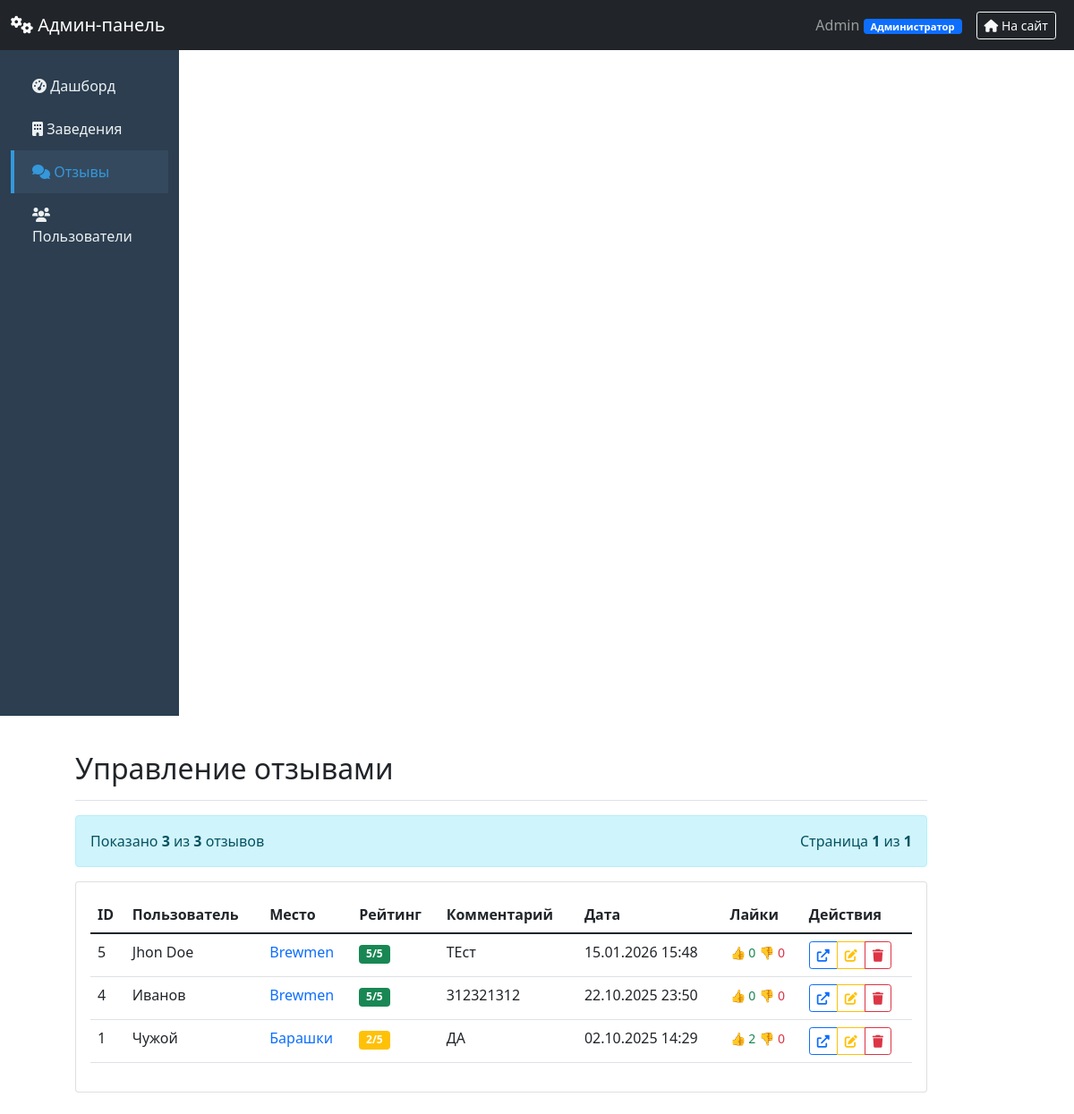
Screenshot of /admin/reviews (signed in) with the database file from the repository.
### main.py (models this page shows, shortened)
class User(db.Model):
    id = db.Column(db.Integer, primary_key=True)
    username = db.Column(db.String(150), nullable=False, unique=True)
    password = db.Column(db.String(150), nullable=False)
    role = db.Column(db.String(50), default='trainee')  # trainee, moderator, editor, admin
    created_at = db.Column(db.DateTime, default=datetime.utcnow)
    last_login = db.Column(db.DateTime)
    @property
    def role_display(self):
        return get_role_display_name(self.role)

class Review(db.Model):
    id = db.Column(db.Integer, primary_key=True)
    restaurant_id = db.Column(db.String(50), nullable=False)
    username = db.Column(db.String(100), nullable=False)
    rating = db.Column(db.Integer, nullable=False)
    comment = db.Column(db.Text)
    created_at = db.Column(db.DateTime, default=get_moscow_time)
    updated_at = db.Column(db.DateTime)  # Добавляем поле для времени редактирования
    likes = db.Column(db.Integer, default=0)
    dislikes = db.Column(db.Integer, default=0)
    user_token = db.Column(db.String(255))  # Для анонимных пользователей
    device_fingerprint = db.Column(db.String(255))  # Добавляем это поле
    user_ratings = db.Column(db.JSON, default=dict)

class Place(db.Model):
    __tablename__ = 'place'
    id = db.Column(db.Integer, primary_key=True)
    title = db.Column(db.String(100), nullable=True)
    slug = db.Column(db.String(100), unique=True, nullable=True)  # Для английских URL
    description = db.Column(db.Text, nullable=True)
    tags = db.Column(db.Text, nullable=True)
    telephone = db.Column(db.String(20), nullable=True)
    address = db.Column(db.String(200), nullable=True)
    image_path = db.Column(db.String(200), nullable=True)
    additional_images = db.Column(db.JSON, default=list)
    category = db.Column(db.String(50), nullable=False, default='Restaurant')
    category_en = db.Column(db.String(50), nullable=False, default='Restaurant')
    latitude = db.Column(db.Float)  # широта для карт
    longitude = db.Column(db.Float)  # долгота для карт
    working_hours = db.Column(db.JSON)  # {"пн-пт": "10:00-22:00", "сб-вс": "11:00-23:00"}
    menu_pdf_path = db.Column(db.String(255))  # Пдф файлы
    CATEGORY_MAPPING = {
        'Ресторан': 'Restaurant',
        'Кафе': 'Cafe',
        'Магазин': 'Shop',
        'Музей': 'Museum',
        'Театр': 'Theatre',
        'Библиотека': 'Library',
        'Парк': 'Park',
        'Кинотеатр': 'Cinema',
        'Спортплощадка': 'Sports',
        'Церковь': 'Church',
        'Гостиница': 'Hotel',
        'Иконка': 'Icon'
    }

### main.py (the view)
@app.route('/admin/reviews')
@admin_required
def admin_reviews_page():
    user = User.query.filter_by(username=session['username']).first()
    if user.role == 'trainee':
        return render_template('Error.html', error_code=403, error_message="Доступ запрещён"), 403
    page = request.args.get('page', 1, type=int)
    per_page = 20
    reviews_pagination = Review.query.order_by(Review.created_at.desc()).paginate(
        page=page,
        per_page=per_page,
        error_out=False
    )
    reviews_with_places = []
    for review in reviews_pagination.items:
        place = None
        if review.restaurant_id.isdigit():
            place = Place.query.get(int(review.restaurant_id))
        else:
            place = Place.query.filter_by(slug=review.restaurant_id).first()
        reviews_with_places.append({
            'review': review,
            'place_title': place.title if place else review.restaurant_id,
            'place_url': url_for('place_page_by_slug', category_en=place.category_en,
                                 slug=place.slug) if place and place.slug else url_for('restaurant_page',
                                                                                       id=place.id) if place else '#'
        })
    return render_template('admin_reviews.html',
                           current_user=user,
                           reviews_data=reviews_with_places,
                           pagination=reviews_pagination)

### main.py (called while the page is built)
def get_role_display_name(role):
    return ROLE_PERMISSIONS.get(role, {}).get('name', role)

def admin_required(f):
    @wraps(f)
    def decorated_function(*args, **kwargs):
        if 'username' not in session:
            flash('Требуется авторизация', 'error')
            return redirect(url_for('index'))
        user = User.query.filter_by(username=session['username']).first()
        from flask import g
        g.current_user = user
        return f(*args, **kwargs)
    return decorated_function

@app.context_processor
def utility_processor():
    def generate_category_en_for_template(category_name):
        """Генерация английского названия категории для шаблонов"""
        return generate_category_en(category_name)
    return {'generate_category_en_for_template': generate_category_en_for_template}

### templates/admin_reviews.html (shortened to what this page needs)
{% extends "base_admin.html" %}
{% block content %}
<div class="d-flex justify-content-between flex-wrap flex-md-nowrap align-items-center pt-3 pb-2 mb-3 border-bottom">
    <h1 class="h2">Управление отзывами</h1>
</div>
<div class="alert alert-info d-flex justify-content-between align-items-center">
    <span>
        Показано <strong>{{ reviews_data|length }}</strong> из <strong>{{ pagination.total }}</strong> отзывов
    </span>
    <span>
        Страница <strong>{{ pagination.page }}</strong> из <strong>{{ pagination.pages }}</strong>
    </span>
</div>
<div class="card">
    <div class="card-body">
        <div class="table-responsive">
            <table class="table table-hover">
                <thead>
                    <tr>
                        <th>ID</th>
                        <th>Пользователь</th>
                        <th>Место</th>
                        <th>Рейтинг</th>
                        <th>Комментарий</th>
                        <th>Дата</th>
                        <th>Лайки</th>
                        <th>Действия</th>
                    </tr>
                </thead>
                <tbody>
                    {% for item in reviews_data %}
                    {% set review = item.review %}
                    <tr>
                        <td>{{ review.id }}</td>
                        <td>{{ review.username }}</td>
                        <td>
                            <a href="{{ item.place_url }}" target="_blank" class="text-decoration-none">
                                {{ item.place_title }}
                            </a>
                        </td>
                        <td>
                            <span class="badge bg-{{ 'success' if review.rating >= 4 else 'warning' }} if review.rating == 3 else 'danger' }}">
                                {{ review.rating }}/5
                            </span>
                        </td>
                        <td>
                            {% if review.comment %}
                                {{ review.comment[:100] }}{% if review.comment|length > 100 %}...{% endif %}
                            {% else %}
                                <span class="text-muted">—</span>
                            {% endif %}
                        </td>
                        <td>{{ review.created_at.strftime('%d.%m.%Y %H:%M') }}</td>
                        <td>
                            <small class="text-success">👍 {{ review.likes or 0 }}</small>
                            <small class="text-danger">👎 {{ review.dislikes or 0 }}</small>
                        </td>
                        <td>
                            <div class="btn-group btn-group-sm">
                                <a href="{{ item.place_url }}#review-{{ review.id }}"
                                   class="btn btn-outline-primary"
                                   target="_blank"
                                   title="Перейти к отзыву">
                                    <i class="fas fa-external-link-alt"></i>
                                </a>
                                <button class="btn btn-outline-warning edit-review"
                                        data-review-id="{{ review.id }}"
                                        data-username="{{ review.username }}"
                                        data-rating="{{ review.rating }}"
                                        data-comment="{{ review.comment }}"
                                        title="Редактировать отзыв">
                                    <i class="fas fa-edit"></i>
                                </button>
                                <button class="btn btn-outline-danger delete-review"
                                        data-review-id="{{ review.id }}"
                                        data-username="{{ review.username }}"
                                        title="Удалить отзыв">
                                    <i class="fas fa-trash"></i>
                                </button>
                            </div>
                        </td>
                    </tr>
                    {% endfor %}
                </tbody>
            </table>
        </div>
    </div>
</div>
{% endblock %}

### templates/base_admin.html (shortened to what this page needs)
<!DOCTYPE html>
<html lang="ru">
<head>
    <link href="https://cdn.jsdelivr.net/npm/bootstrap@5.1.3/dist/css/bootstrap.min.css" rel="stylesheet">
    <link href="https://cdnjs.cloudflare.com/ajax/libs/font-awesome/6.0.0/css/all.min.css" rel="stylesheet">
</head>
<body>
    <nav class="navbar navbar-dark bg-dark">
        <div class="container-fluid">
            <a class="navbar-brand" href="{{ url_for('admin_dashboard') }}">
                <i class="fas fa-cogs"></i> Админ-панель
            </a>
            <div class="d-flex align-items-center">
                <div class="role-tooltip-container">
                    <span class="navbar-text me-3" id="roleBadge" data-role="{{ current_user.role }}">
                        {{ current_user.username }}
                        <span class="badge bg-primary role-badge">
                            {{ current_user.role_display }}
                        </span>
                    </span>
                </div>
                <a href="{{ url_for('index') }}" class="btn btn-outline-light btn-sm me-2">
                    <i class="fas fa-home"></i> На сайт
                </a>
            </div>
        </div>
    </nav>
    <div class="container-fluid">
        <div class="row">
            <div class="col-md-3 col-lg-2 sidebar d-md-block">
                <div class="position-sticky pt-3">
                    <ul class="nav flex-column">
                        <li class="nav-item">
                            <a class="nav-link {{ 'active' if request.endpoint == 'admin_dashboard' }}"
                               href="{{ url_for('admin_dashboard') }}">
                                <i class="fas fa-tachometer-alt"></i> Дашборд
                            </a>
                        </li>
                        <li class="nav-item">
                            <a class="nav-link {{ 'active' if request.endpoint == 'admin_places' }}"
                               href="{{ url_for('admin_places') }}">
                                <i class="fas fa-building"></i> Заведения
                            </a>
                        </li>
                        {% if current_user.role in ['moderator', 'editor', 'admin'] %}
                        <li class="nav-item">
                            <a class="nav-link {{ 'active' if request.endpoint == 'admin_reviews_page' }}"
                               href="{{ url_for('admin_reviews_page') }}">
                                <i class="fas fa-comments"></i> Отзывы
                            </a>
                        </li>
                        {% endif %}
                        {% if current_user.role in ['moderator', 'editor', 'admin'] %}
                        <li class="nav-item">
                            <a class="nav-link {{ 'active' if request.endpoint == 'admin_users' }}"
                               href="{{ url_for('admin_users') }}">
                                <i class="fas fa-users"></i> Пользователи
                            </a>
                        </li>
                        {% endif %}
                    </ul>
                </div>
            </div>
            <main class="col-md-9 ms-sm-auto col-lg-10 px-md-4 py-4">
                {% block content %}{% endblock %}
            </main>
        </div>
    </div>
</body>
</html>

### templates/base_admin.html (style rules this page uses)
.sidebar { width: 200px; min-height: calc(100vh - 56px); background: #2c3e50; }
.sidebar .nav-link { color: #ecf0f1; padding: 12px 20px; border-left: 4px solid transparent; }
.sidebar .nav-link.active { background: #34495e; border-left-color: #3498db; color: #3498db; }
.role-badge { font-size: 0.7em; padding: 3px 8px; }
.col-md-9 { margin-left: 60px !important; }
.role-tooltip-container { position: relative; display: inline-block; cursor: pointer; }
.role-badge { cursor: pointer; transition: all 0.2s ease; }

### rows the page displays
User: username "Admin", role_display "Администратор"
Place: place_title "Brewmen"
Review: id "5", username "Jhon Doe", rating "5", comment "ТЕст", created_at "15.01.2026 15:48", likes "0", dislikes "0"
Review: id "4", username "Иванов", rating "5", comment "312321312", created_at "22.10.2025 23:50", likes "0", dislikes "0"
Place: place_title "Барашки"
Review: id "1", username "Чужой", rating "2", comment "ДА", created_at "02.10.2025 14:29", likes "2", dislikes "0"

### other values shown
{{ reviews_data|length }} "3"
{{ pagination.total }} "3"
{{ pagination.page }} "1"
{{ pagination.pages }} "1"
